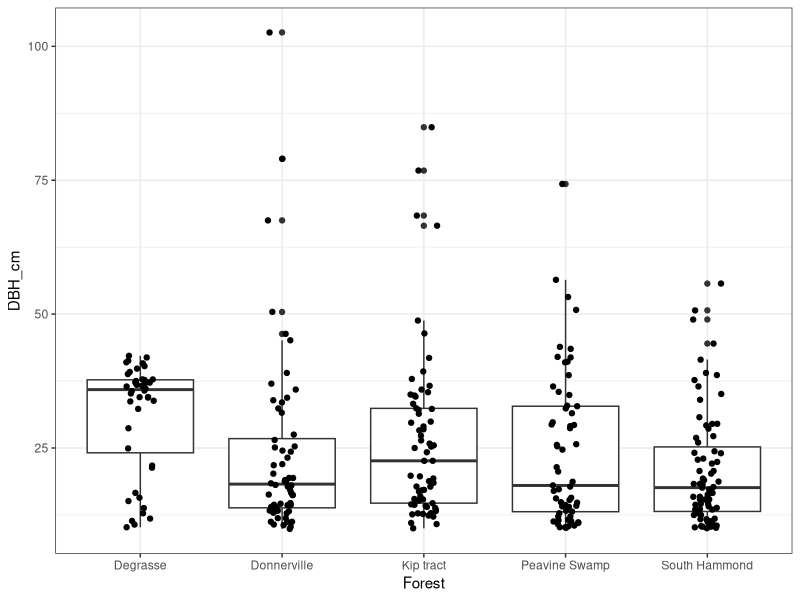
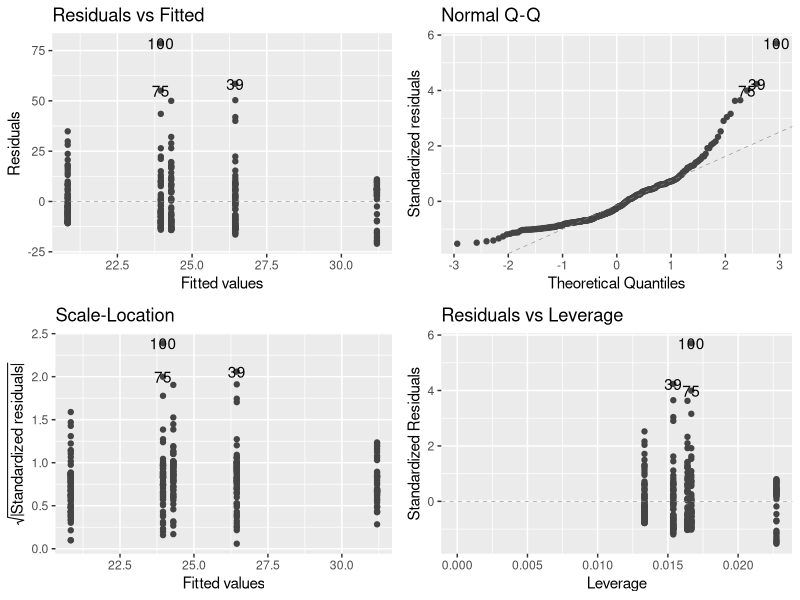

These charts were generated, in order, by the following R code:
## ---- chunk 1
rm(list = ls())
library(tidyverse)
library(here)
library(ggfortify)
library(multcomp)
Forest <- read.csv(here("data", "Forest_Tree_DBH_F21.csv"))
## ---- chunk 2
Forest$Forest <- as.factor(Forest$Forest)
## ---- chunk 3
ggplot(Forest, aes(x = Forest, y = DBH_cm)) +
  geom_boxplot() +
  geom_jitter(width = 0.1) +
  theme_bw()
## ---- chunk 4
model_Forest <- lm(DBH_cm ~ Forest, data = Forest)
## ---- chunk 5
autoplot(model_Forest, smooth.colour = NA)
## ---- chunk 6
anova(model_Forest)
## ---- chunk 7
summary(model_Forest)
## ---- chunk 8
phc1 <- glht(model_Forest, linfct = mcp(Forest = "Tukey"))
summary(phc1)
## ---- chunk 9
cld(phc1)
